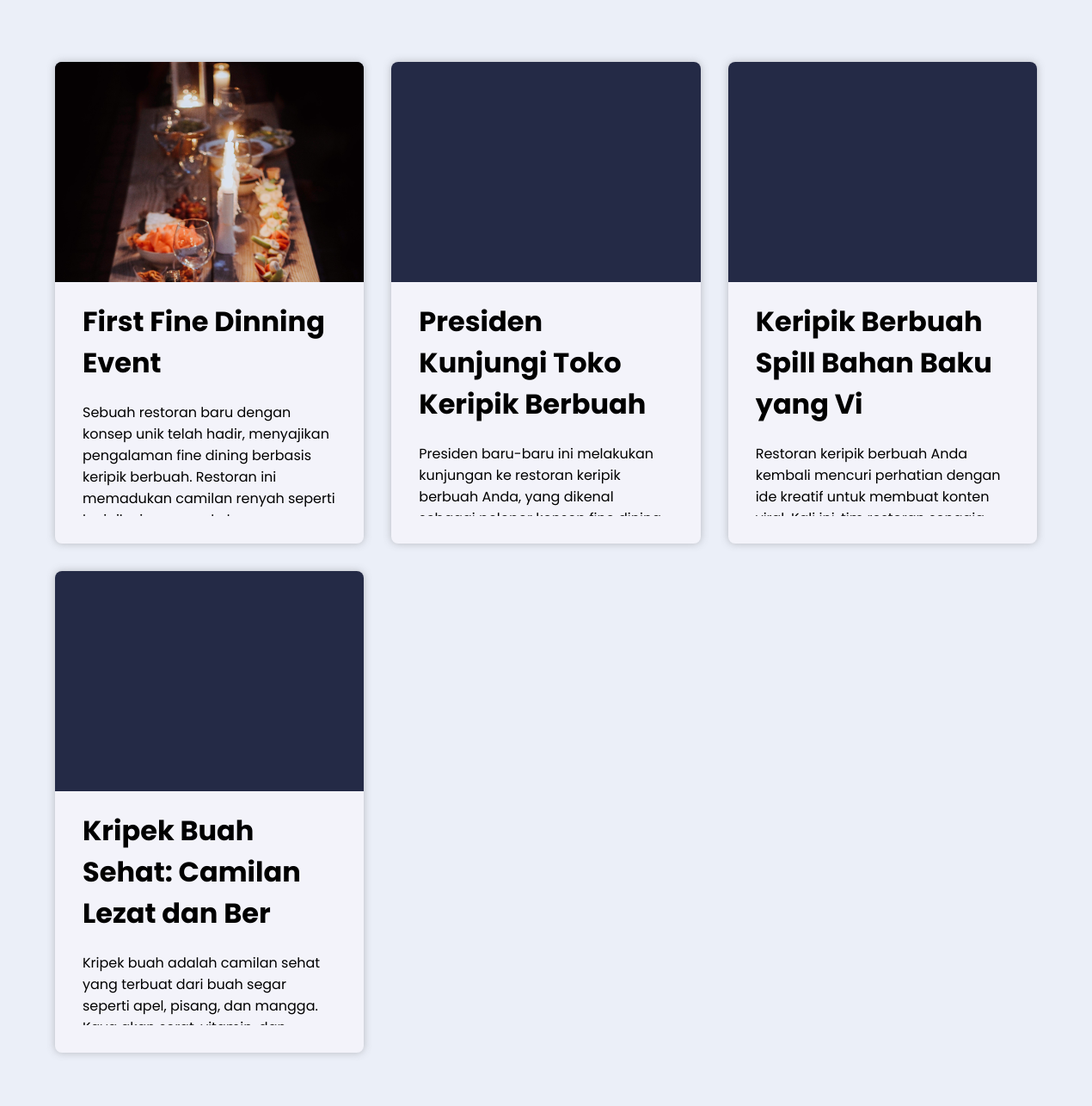
Before: /Gallery/gallery.php (middle part) with the older database file.
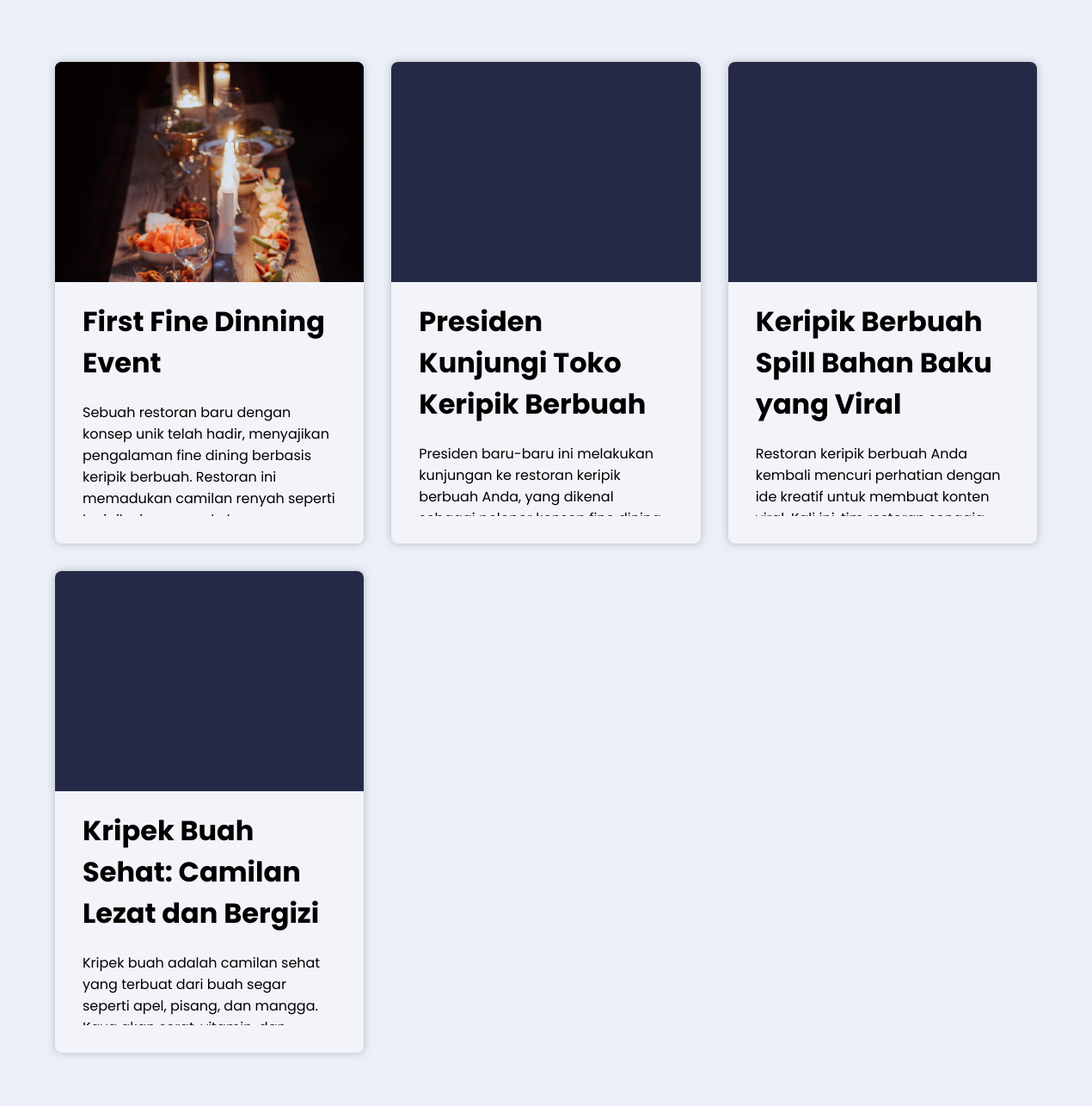
After: the same page with the newer database file.
### tables this page shows
CREATE TABLE `gallery` (
  `id` int(60) NOT NULL,
  `title` varchar(100) NOT NULL,
  `article` longtext NOT NULL,
  `image` varchar(250) NOT NULL,
  `trending` tinyint(1) NOT NULL
);

### Gallery/gallery.php (the view, shortened to what this page needs)
<!doctype html>
<html lang="en">
<head>
    <link rel="stylesheet" href="galleryStyle.css">
    <link rel="stylesheet" href="../HeaderPackage/headerStyle.css">
    <link rel="stylesheet" href="../Footer/footerPageStyle.css">
</head>
<body>
    <?php
    include_once '../HeaderPackage/headerPage.php';
    include_once '../HeaderPackage/navigationPage.php';
    ?>
    <div id="wrapper">
        <div id="galleryContainer">
            <div id="galleryContentTitle">
            </div>
            <div id="galleryContent">
                <?php
                $connection = getConnection();
                $sql = "SELECT * FROM gallery;";
                $statement = $connection->prepare($sql);
                $statement->execute();
                while ($row = $statement->fetch(PDO::FETCH_ASSOC)) {
                ?>
                    <div class="contentContainer">
                        <div class="contentImage">
                            <img src="<?php echo $row["image"] ?>" alt="">
                        </div>
                        <div class="mainContent">
                            <div class="contentTitle">
                                <h1> <?php echo $row["title"] ?> </h1>
                            </div>
                            <div class="contentParagraph">
                                <p> <?php echo $row["article"] ?> </p>
                            </div>
                        </div>
                    </div>
                <?php
                }
                ?>
            </div>
        </div>
    </div>
    <?php
    include_once '../Footer/footerPage.php';
    ?>
</body>
</html>

Changed rows visible on the page:
changed gallery: title "Keripik Berbuah Spill Bahan Baku yang Vi" → "Keripik Berbuah Spill Bahan Baku yang Viral"
changed gallery: title "Kripek Buah Sehat: Camilan Lezat dan Ber" → "Kripek Buah Sehat: Camilan Lezat dan Bergizi"
